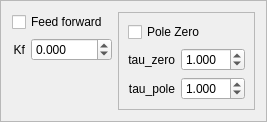
       <widget class="QFrame" name="frame_kp_integrator_5">
        <property name="sizePolicy">
         <sizepolicy hsizetype="Expanding" vsizetype="Preferred">
          <horstretch>1</horstretch>
          <verstretch>0</verstretch>
         </sizepolicy>
        </property>
        <property name="frameShape">
         <enum>QFrame::StyledPanel</enum>
        </property>
        <property name="frameShadow">
         <enum>QFrame::Raised</enum>
        </property>
        <layout class="QGridLayout" name="gridLayout_4">
         <item row="0" column="0" colspan="2">
          <widget class="QCheckBox" name="checkBox_ff_use">
           <property name="toolTip">
            <string>&lt;html&gt;&lt;head/&gt;&lt;body&gt;&lt;p&gt;Feed forward can be used even if Kp=0, and can then be used to feed the input directly to the output.&lt;/p&gt;&lt;/body&gt;&lt;/html&gt;</string>
           </property>
           <property name="text">
            <string>Feed forward</string>
           </property>
          </widget>
         </item>
         <item row="0" column="2" rowspan="3">
          <widget class="QFrame" name="frame_ff_pole_zero">
           <property name="sizePolicy">
            <sizepolicy hsizetype="Expanding" vsizetype="Preferred">
             <horstretch>1</horstretch>
             <verstretch>0</verstretch>
            </sizepolicy>
           </property>
           <property name="frameShape">
            <enum>QFrame::StyledPanel</enum>
           </property>
           <property name="frameShadow">
            <enum>QFrame::Raised</enum>
           </property>
           <layout class="QFormLayout" name="formLayout_5">
            <item row="0" column="0" colspan="2">
             <widget class="QCheckBox" name="checkBox_ff_pole_zero">
              <property name="text">
               <string>Pole Zero</string>
              </property>
             </widget>
            </item>
            <item row="1" column="0">
             <widget class="QLabel" name="label_ff_tau_zero">
              <property name="text">
               <string>tau_zero</string>
              </property>
              <property name="alignment">
               <set>Qt::AlignRight|Qt::AlignTrailing|Qt::AlignVCenter</set>
              </property>
             </widget>
            </item>
            <item row="1" column="1">
             <widget class="QDoubleSpinBox" name="edit_ff_tau_zero">
              <property name="sizePolicy">
               <sizepolicy hsizetype="Expanding" vsizetype="Fixed">
                <horstretch>0</horstretch>
                <verstretch>0</verstretch>
               </sizepolicy>
              </property>
              <property name="decimals">
               <number>3</number>
              </property>
              <property name="value">
               <double>1.000000000000000</double>
              </property>
             </widget>
            </item>
            <item row="2" column="0">
             <widget class="QLabel" name="label_ff_tau_pole">
              <property name="text">
               <string>tau_pole</string>
              </property>
              <property name="alignment">
               <set>Qt::AlignRight|Qt::AlignTrailing|Qt::AlignVCenter</set>
              </property>
             </widget>
            </item>
            <item row="2" column="1">
             <widget class="QDoubleSpinBox" name="edit_ff_tau_pole">
              <property name="sizePolicy">
               <sizepolicy hsizetype="Expanding" vsizetype="Fixed">
                <horstretch>0</horstretch>
                <verstretch>0</verstretch>
               </sizepolicy>
              </property>
              <property name="decimals">
               <number>3</number>
              </property>
              <property name="value">
               <double>1.000000000000000</double>
              </property>
             </widget>
            </item>
           </layout>
          </widget>
         </item>
         <item row="1" column="0">
          <widget class="QLabel" name="label_ff_kp">
           <property name="text">
            <string>Kf</string>
           </property>
           <property name="alignment">
            <set>Qt::AlignRight|Qt::AlignTrailing|Qt::AlignVCenter</set>
           </property>
          </widget>
         </item>
         <item row="1" column="1">
          <widget class="QDoubleSpinBox" name="edit_ff_kp">
           <property name="sizePolicy">
            <sizepolicy hsizetype="Expanding" vsizetype="Fixed">
             <horstretch>0</horstretch>
             <verstretch>0</verstretch>
            </sizepolicy>
           </property>
           <property name="decimals">
            <number>3</number>
           </property>
           <property name="minimum">
            <double>-9999.000000000000000</double>
           </property>
           <property name="maximum">
            <double>9999.989999999999782</double>
           </property>
          </widget>
         </item>
        </layout>
       </widget>
